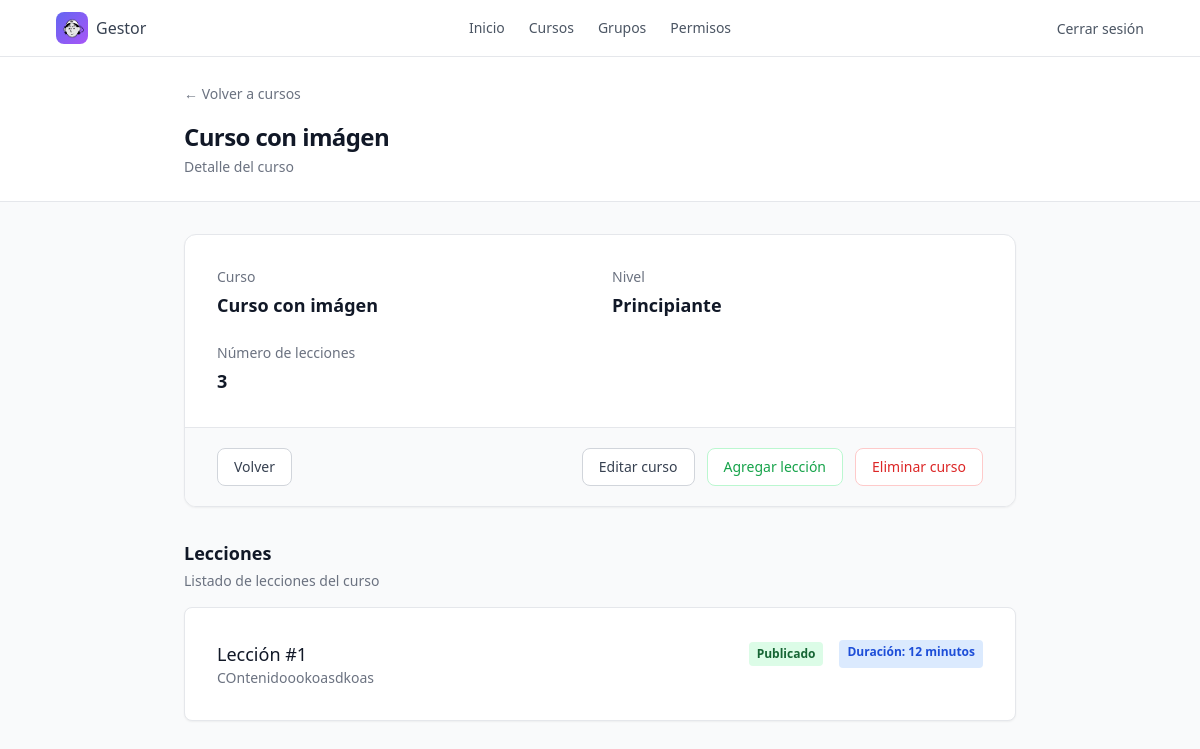
/courses/8/ (signed in), run on the app's committed database.
### courses/models.py (models this page shows)
class Course(models.Model):
    title = models.CharField(max_length=100)
    level = models.CharField(max_length=50)
    lessons = models.IntegerField()
    image = models.ImageField(upload_to='courses', default='courses/logo.png')

class Lesson(models.Model):
    STATUS_CHOICES = [
        ('draft', 'Borrador'),
        ('published', 'Publicado'),
    ]
    course = models.ForeignKey(Course, on_delete=models.CASCADE, related_name="lessons_set")
    title = models.CharField(max_length=100)
    content= models.TextField()
    duration = models.IntegerField()
    status = models.CharField(max_length=50, choices=STATUS_CHOICES, default='draft')

### courses/views.py (the view)
# urls.py: path("courses/<int:course_id>/", views.course_detail, name="course_detail"),
@permission_required('courses.view_lesson', raise_exception=True)
def course_detail(request, course_id):
    course = Course.objects.get(id=course_id)
    return render(request, "course_detail.html", {"course": course, "lessons": course.lessons_set.all()})

### courses/templates/course_detail.html (shortened to what this page needs)
{% extends 'layouts/base.html' %} {% block title %}{{ course.title }} | Detalle del curso{% endblock %}
{% block content %}
<header class="border-b border-gray-200 bg-white">
    <div class="mx-auto max-w-4xl px-4 py-6 sm:px-6 lg:px-8">
        <a
            href="{% url 'courses' %}"
            class="inline-flex items-center text-sm font-medium text-gray-500 transition hover:text-gray-900"
        >
            ← Volver a cursos
        </a>
        <div class="mt-4">
            <h1 class="text-2xl font-bold tracking-tight text-gray-900">
                {{ course.title }}
            </h1>
            <p class="mt-1 text-sm text-gray-500">
                Detalle del curso
            </p>
        </div>
    </div>
</header>
<main class="mx-auto max-w-4xl px-4 py-8 sm:px-6 lg:px-8">
    <article class="overflow-hidden rounded-xl border border-gray-200 bg-white shadow-sm">
        <section class="p-6 sm:p-8">
            <div class="grid gap-6 sm:grid-cols-2">
                <div>
                    <p class="text-sm font-medium text-gray-500">
                        Curso
                    </p>
                    <h2 class="mt-1 text-lg font-semibold text-gray-900">
                        {{ course.title }}
                    </h2>
                </div>
                <div>
                    <p class="text-sm font-medium text-gray-500">
                        Nivel
                    </p>
                    <p class="mt-1 text-lg font-semibold text-gray-900">
                        {{ course.level }}
                    </p>
                </div>
                <div>
                    <p class="text-sm font-medium text-gray-500">
                        Número de lecciones
                    </p>
                    <p class="mt-1 text-lg font-semibold text-gray-900">
                        {{ course.lessons }}
                    </p>
                </div>
            </div>
        </section>
        <section class="bg-gray-50 px-6 py-5 sm:px-8">
            <div class="flex flex-col gap-3 sm:flex-row sm:justify-end">
                <a
                    href="{% url 'courses' %}"
                    class="inline-flex mr-auto items-center justify-center rounded-lg border border-gray-300 bg-white px-4 py-2 text-sm font-medium text-gray-700 transition hover:bg-gray-100 focus:outline-none focus:ring-2 focus:ring-gray-400 focus:ring-offset-2"
                >
                    Volver
                </a>
                <a
                    href="{% url 'edit_course' course.id %}"
                    class="inline-flex items-center justify-center rounded-lg border border-gray-300 bg-white px-4 py-2 text-sm font-medium text-gray-700 transition hover:bg-gray-100 focus:outline-none focus:ring-2 focus:ring-gray-400 focus:ring-offset-2"
                >
                    Editar curso
                </a>
                <a
                    href="{% url 'new_lesson' course.id %}"
                    class="inline-flex items-center justify-center rounded-lg border border-green-200 bg-white px-4 py-2 text-sm font-medium text-green-600 transition hover:bg-green-50 focus:outline-none focus:ring-2 focus:ring-green-400 focus:ring-offset-2"
                >
                    Agregar lección
                </a>
                <a
                    href="{% url 'delete_course' course.id %}"
                    onclick="return confirm('¿Estás seguro de que deseas eliminar este curso?');"
                    class="inline-flex items-center justify-center rounded-lg border border-red-200 bg-white px-4 py-2 text-sm font-medium text-red-600 transition hover:bg-red-50 focus:outline-none focus:ring-2 focus:ring-red-500 focus:ring-offset-2"
                >
                    Eliminar curso
                </a>
            </div>
        </section>
    </article>
    <article class="mt-8">
        <h2 class="text-lg font-semibold text-gray-900">
            Lecciones
        </h2>
    </article>
    {% if lessons %}
        <p class="mt-1 text-sm text-gray-500">
            Listado de lecciones del curso
        </p>
    {% else %}
        <p class="mt-1 text-sm text-gray-500">
            No hay lecciones registradas para este curso
        </p>
    {% endif %}
    {% for lesson in lessons %}
        <article class="mt-4 bg-white border border-gray-200 rounded-lg p-6 sm:p-8 shadow-sm">
            <div class="flex">
                <h2 class="text-lg font-medium text-gray-900">
                    {{ lesson.title }}
                </h2>
                <form action="{% url 'update_lesson_status' lesson.id %}" method="post" class="ml-auto">
                    <button type="submit"
                            onclick="return confirm('¿Está seguro que desea cambiar el estado de la lección?');"
                            class="rounded px-2 py-1 text-xs font-semibold transition-colors duration-150 {% if lesson.status == 'published' %}bg-green-100 text-green-800 hover:bg-green-200{% else %}bg-yellow-100 text-yellow-800 hover:bg-yellow-200{% endif %}">
                        {{ lesson.get_status_display }}
                    </button>
                </form>
                <p class="ml-4 rounded px-2 py-1 text-xs font-semibold text-blue-700 bg-blue-100">
                    Duración: {{ lesson.duration }} minutos
                </p>
            </div>
            <p class="text-sm text-gray-500">
                {{ lesson.content }}
            </p>
        </article>
    {% endfor %}
</main>
{% endblock %}

### data on the page
Course: title "Curso con imágen", level "Principiante", lessons "3"
Lesson: title "Lección #1", status "Publicado", duration "12", content "COntenidoookoasdkoas"
